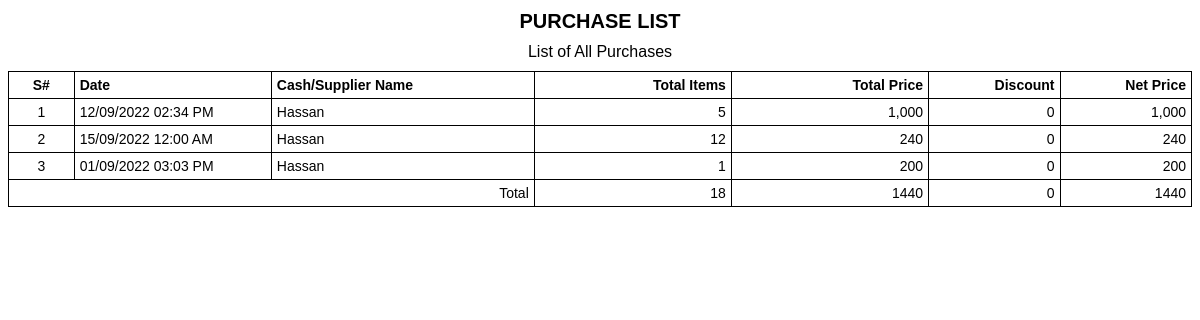
/purchase_manage.php?tab=report (signed in), run on the app's committed database.
### tables this page shows
CREATE TABLE `purchase` (
  `id` int NOT NULL,
  `datetime_added` datetime NOT NULL,
  `supplier_id` int DEFAULT NULL,
  `total_items` int NOT NULL,
  `total_price` decimal(10,2) NOT NULL,
  `discount` decimal(10,2) NOT NULL,
  `net_price` decimal(10,2) NOT NULL,
  `added_by` int NOT NULL,
  `status` int NOT NULL DEFAULT '1',
  `ts` timestamp NOT NULL DEFAULT CURRENT_TIMESTAMP
);

CREATE TABLE `supplier` (
  `id` int NOT NULL,
  `supplier_code` varchar(50) NOT NULL,
  `supplier_name` varchar(100) NOT NULL,
  `phone` varchar(50) NOT NULL,
  `address` text NOT NULL,
  `balance` decimal(10,2) NOT NULL,
  `status` int NOT NULL DEFAULT '1',
  `ts` timestamp NOT NULL DEFAULT CURRENT_TIMESTAMP
);

### include/db.php (called while the page is built, shortened)
<?php
function doquery($qr,$lnk){
	@$res=mysqli_query($lnk, $qr) or die($qr." - ".mysqli_error($lnk));
	return $res;
}
function dofetch($rs){
	@$rec=mysqli_fetch_array($rs);
	return $rec;
}
function numrows($rs){
	return mysqli_num_rows($rs);
}

### include/utility.php (called while the page is built, shortened)
<?php
function get_config($var){
	global $dblink;
	$sql="select value from config_variable where `key`='".slash($var)."'";
	$resConfig=doquery($sql,$dblink);
	if(numrows($resConfig)>0){
		while($rowConfig=dofetch($resConfig))
			return unslash($rowConfig["value"]);
	}
}
function slash($str){
	if(!is_array($str))
		return utf8_encode(addslashes($str));
	else{
		for($i=0; $i<count($str); $i++)
			$str[$i]=slash($str[$i]);
		return $str;
	}
}
function unslash($str){
	return stripslashes(utf8_decode($str));
	}
function datetime_convert($date_added){
	return date("d/m/Y h:i A", strtotime($date_added));
}
function get_field($table_id, $table, $field_name='title'){
 	global $dblink;
 	$rs=doquery("select ".$field_name." from $table where id='".$table_id."'", $dblink);
 	if(numrows($rs)>0){
 		$r=dofetch($rs);
 		return unslash($r[$field_name]);
 	}
}
function curr_format($amount){
	return number_format($amount, 0, '.',',')." ".get_config("currency_code");
}

### modules/purchase/report.php (the view, shortened to what this page needs)
<?php
$extra='';
$order_by = "supplier_id";
$order = "asc";
$orderby = $order_by." ".$order;
	$sales=doquery("select * from purchase where 1 $extra order by $orderby", $dblink);
	$total_items = $total_price = $discount = $net_price = 0;
	?>
<!DOCTYPE html>
<html lang="en">
<head>
</head>
<body>
<div class="print-list">
	<h3>Purchase List</h3>
    <p>List of All Purchases</p>
	<table class="table table-hover list">
            <tr>
                <th width="5%" style="text-align:center">S#</th>
                <th width="15%">Date</th>
                <th width="20%">Cash/Supplier Name</th>
                <th width="15%" style="text-align:right;">Total Items</th>
                <th width="15%" style="text-align:right;">Total Price</th>
                <th width="10%" style="text-align:right;">Discount</th>
                <th width="10%" style="text-align:right;">Net Price</th>
            </tr>
            <?php
            if(numrows($sales)>0){
                $sn=1;
                while($sale=dofetch($sales)){
					$total_items += $sale["total_items"];
					$total_price += $sale["total_price"];
					$discount += $sale["discount"];
					$net_price += $sale["net_price"];
                    ?>
                    <tr>
                    	<td style="text-align:center"><?php echo $sn++?></td>
                        <td style="text-align:left;"><?php echo datetime_convert($sale["datetime_added"]); ?></td>
                        <td style="text-align:left;"><?php echo empty(get_field($sale["supplier_id"], "supplier","supplier_name"))?"Cash": get_field($sale["supplier_id"], "supplier","supplier_name"); ?></td>
                        <td style="text-align:right;"><?php echo unslash($sale["total_items"]); ?></td>
                        <td style="text-align:right;"><?php echo curr_format(unslash($sale["total_price"])); ?></td>
                        <td style="text-align:right;"><?php echo curr_format(unslash($sale["discount"])); ?></td>
                        <td style="text-align:right;"><?php echo curr_format(unslash($sale["net_price"])); ?></td>
                    </tr>
                    <?php
                }
            }
            ?>
            <tr>
            	<td colspan="3" style="text-align:right;">Total</td>
                <td style="text-align:right;"><?php echo $total_items;?></td>
                <td style="text-align:right;"><?php echo $total_price;?></td>
                <td style="text-align:right;"><?php echo $discount;?></td>
                <td style="text-align:right;"><?php echo $net_price;?></td>
            </tr>
        </table>
</div>
</body>
</html>
<?php
die;

### modules/purchase/report.php (style rules this page uses)
body { font-family:Arial, Helvetica, sans-serif; font-size:12px; }
.print-list h3 { font-size:20px; text-transform:uppercase; text-align:center; margin: 10px 0 0; }
.print-list p { font-size:16px; text-align:center; margin: 10px 0 10px; }
.print-list table { width:100%; border-collapse: collapse; text-align:left; }
.print-list table th,.print-list table td { border:1px solid #000; padding: 5px; font-size: 14px; }

### data on the page
purchase: datetime_added "12/09/2022 02:34 PM", supplier.supplier_name "Hassan", total_items "5", total_price "1,000", discount "0", net_price "1,000"
purchase: datetime_added "15/09/2022 12:00 AM", supplier.supplier_name "Hassan", total_items "12", total_price "240", discount "0", net_price "240"
purchase: datetime_added "01/09/2022 03:03 PM", supplier.supplier_name "Hassan", total_items "1", total_price "200", discount "0", net_price "200"

### other printed values
$total_items "18"
$total_price "1440"
$discount "0"
$net_price "1440"
